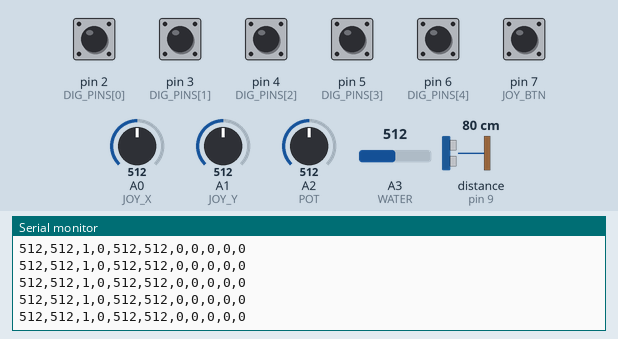
Recording of a sketch running on a simulated Arduino Uno, built with avr-gcc and run on an emulated ATmega328P. Parts: the last lines printed to the serial monitor. Wiring (inferred from the names in the program): ultrasonic range finder: trigger pin 8; echo pin 9. The inputs (shaded band) are chosen by the test bench; at power-on: pin 2 (DIG_PINS[0]), pin 3 (DIG_PINS[1]), pin 4 (DIG_PINS[2]), pin 5 (DIG_PINS[3]), pin 6 (DIG_PINS[4]), pin 7 (JOY_BTN) HIGH, A3 (WATER) = 512, A1 (JOY_Y) = 512, A0 (JOY_X) = 512, A2 (POT) = 512, distance to the obstacle (sensor on pin 9) 80 cm. The echo pulse lasts 58.3 µs per cm.

Above: at 7.2 s.
7.3 s: A3 (WATER) set to 691
At 7.35 s:
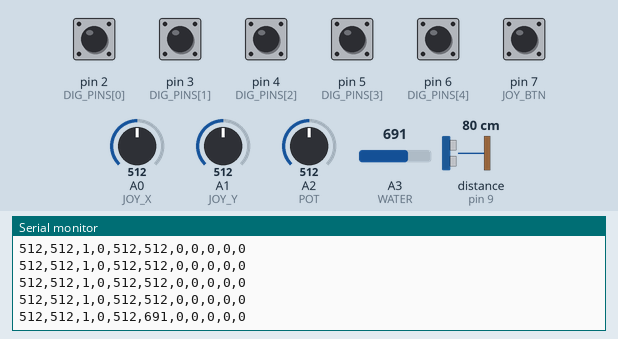
10.3 s: A3 (WATER) set to 718
At 10.31 s:
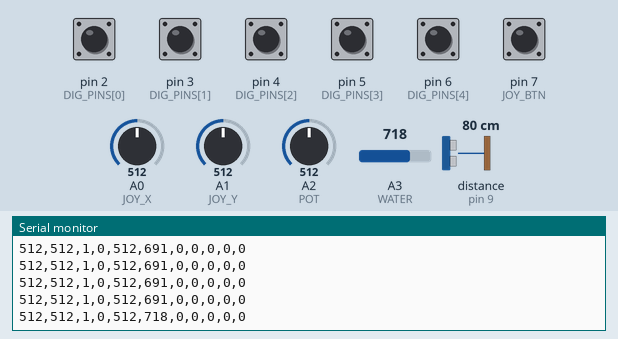
13.3 s: A1 (JOY_Y) set to 106
At 13.32 s:
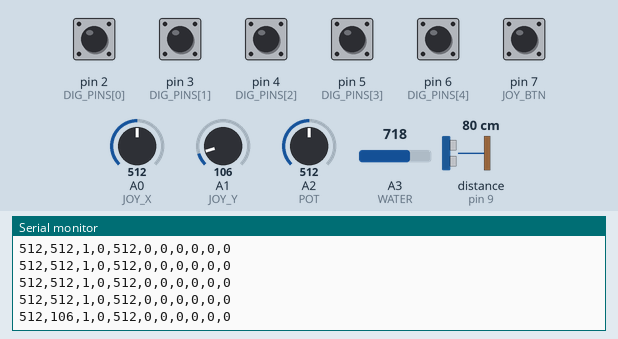
14.8 s: A1 (JOY_Y) set to 95
At 14.85 s:
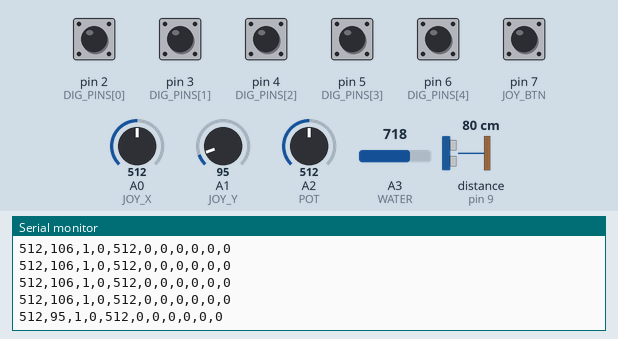
Timing chart, 0 to 17.3 s (numbered marks = the images above; inputs shaded):
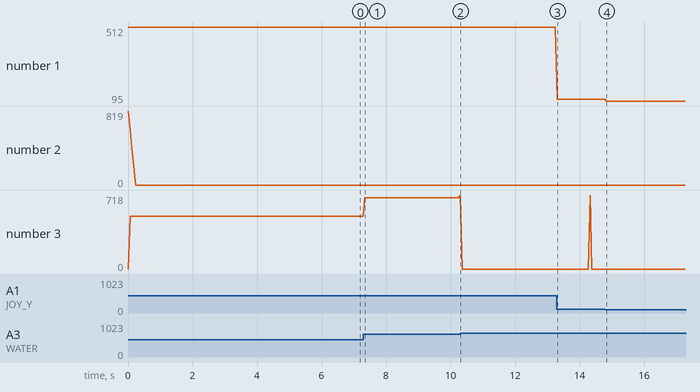

The sketch:

TheGrove.ino
```cpp
/*
 * TheGrove.ino
 * ──────────────────────────────────────────────────────────────
 * Sensor hub for The Grove table installation.
 * Reads all physical inputs and sends one CSV line per loop to P5.js via Serial.
 *
 * Serial output format (11 fields, newline terminated):
 *   joyX, joyY, joyBtn, proximity, potValue, waterValue, dig0, dig1, dig2, dig3, dig4
 *
 * Pin assignments:
 *   A0        — Joystick X axis
 *   A1        — Joystick Y axis
 *   A2        — Potentiometer (furnace dial)
 *   A3        — Water sensor
 *   D2–D6     — Dig contact points (INPUT_PULLUP), dig0–dig4
 *   D7        — Joystick button (INPUT_PULLUP)
 *   D8        — HC-SR04 TRIG
 *   D9        — HC-SR04 ECHO
 * ──────────────────────────────────────────────────────────────
 */

// ── PIN DEFINITIONS ──
#define JOY_X     A0
#define JOY_Y     A1
#define POT       A2
#define WATER     A3

#define JOY_BTN   7
#define TRIG_PIN  8
#define ECHO_PIN  9

const int DIG_PINS[5] = {2, 3, 4, 5, 6};

// ── PROXIMITY — ROLLING AVERAGE ──
// One reading is taken per loop iteration and stored in a circular buffer.
// The average of the last 5 readings is used, smoothing out hand tremor without blocking the loop for multiple pulseIn calls.
int proxHistory[5] = {0, 0, 0, 0, 0};
int proxIndex      = 0;

// ── DIG DEBOUNCE ──
unsigned long digHoldStart[5] = {0, 0, 0, 0, 0};
bool          digActive[5]    = {false, false, false, false, false};

// ── WATER SENSOR SUPPRESSION ──
unsigned long waterBlockUntil = 0;


void setup() {
    Serial.begin(9600);

    // Proximity sensor
    pinMode(TRIG_PIN, OUTPUT);
    pinMode(ECHO_PIN, INPUT);

    // Joystick button
    pinMode(JOY_BTN, INPUT_PULLUP);

    // Dig contact points — pulled HIGH, go LOW when shovel touches
    for (int i = 0; i < 5; i++) {
        pinMode(DIG_PINS[i], INPUT_PULLUP);
    }
}


// ── PROXIMITY SENSOR ──
// Takes one HC-SR04 reading, stores it in the rolling buffer, and returns the inverted average (closer = higher value, 0–1023).
int readProximity() {
    digitalWrite(TRIG_PIN, LOW);
    delayMicroseconds(2);
    digitalWrite(TRIG_PIN, HIGH);
    delayMicroseconds(10);
    digitalWrite(TRIG_PIN, LOW);

    long duration = pulseIn(ECHO_PIN, HIGH, 30000); // 30ms timeout
    long cm = duration / 58;

    // Store in rolling buffer
    proxHistory[proxIndex] = (int) constrain(cm, 0, 20);
    proxIndex = (proxIndex + 1) % 5;

    // Average the buffer
    long total = 0;
    for (int i = 0; i < 5; i++) total += proxHistory[i];
    long avg = total / 5;

    // Invert: 0cm → 1023, 20cm+ → 0
    return (int) map(avg, 0, 20, 1023, 0);
}


void loop() {
    unsigned long now = millis();

    // ── JOYSTICK ──
    int joyX   = analogRead(JOY_X);
    int joyY   = analogRead(JOY_Y);
    int joyBtn = digitalRead(JOY_BTN); // 1 = not pressed, 0 = pressed

    // ── PROXIMITY ──
    // One reading per loop, averaged internally over last 5 calls
    int prox = readProximity();

    // ── POTENTIOMETER ──
    int potVal = analogRead(POT);

    // ── WATER SENSOR ──
    // Suppressed for 4 seconds after a valid pour (>700) to allow the cup to drain before re-reading.
    int waterVal = 0;
    if (now > waterBlockUntil) {
        waterVal = analogRead(WATER);
        if (waterVal > 700) {
            waterBlockUntil = now + 4000;
        }
    }

    // ── DIG CONTACT POINTS ──
    // Each pin must read LOW continuously for 200ms before registering as 1.
    // Prevents false triggers from brief accidental grazes.
    int digOut[5];
    for (int i = 0; i < 5; i++) {
        int reading = digitalRead(DIG_PINS[i]);
        if (reading == LOW) {
            if (!digActive[i]) {
                digActive[i]    = true;
                digHoldStart[i] = now;
            }
            digOut[i] = (now - digHoldStart[i] >= 200) ? 1 : 0;
        } else {
            digActive[i] = false;
            digOut[i]    = 0;
        }
    }

    // ── SEND SERIAL LINE ──
    Serial.print(joyX);     Serial.print(',');
    Serial.print(joyY);     Serial.print(',');
    Serial.print(joyBtn);   Serial.print(',');
    Serial.print(prox);     Serial.print(',');
    Serial.print(potVal);   Serial.print(',');
    Serial.print(waterVal); Serial.print(',');
    for (int i = 0; i < 5; i++) {
        Serial.print(digOut[i]);
        if (i < 4) Serial.print(',');
    }
    Serial.println(); // newline terminates the line for p5 readUntil('\n')

    delay(50); // ~20 updates per second
}
```

Measured:
- after the input at 7.3 s, the serial monitor: prints a new line at once (image 1)
- after the input at 10.3 s, the serial monitor: prints a new line at once (image 2)
- after the input at 13.3 s, the serial monitor: prints a new line at once (image 3)
- after the input at 14.8 s, the serial monitor: prints a new line at once (image 4)
- plotted number 1: 512 → 106 after the input at 13.3 s, 106 → 95 after the input at 14.8 s
- plotted number 3: 512 → 691 after the input at 7.3 s
